Frame 1 (no input): blank canvas, image omitted
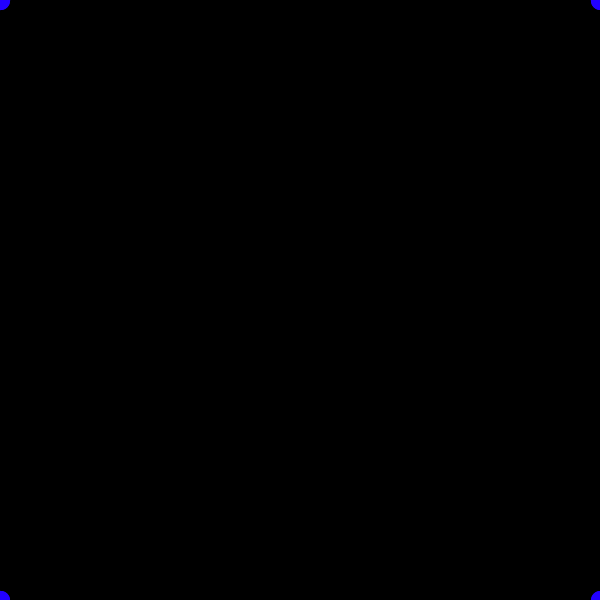
Frame 60 (the mouse pressed at the canvas centre just before this capture)
Frame 120 (the mouse held since frame 60 and released just before this capture): blank canvas, image omitted

The Processing sketch that drew this single still picture (run headless with seeded random() and noise(); from frame 60 on, the mouse is pressed at the canvas centre):

// Processing sketch: processing_134645
// ── processing_134645.pde

float x= 0;
void setup() {
  size(600,600);
  colorMode(HSB);
}
void draw() {
  background(0);
x+=0.01;
stroke(random(0,250),255,255);
strokeWeight(random(30));
  line(mouseX, mouseY,pmouseX, pmouseY);
 line(mouseY, mouseX,pmouseY, pmouseX);
 line(height-mouseY, width-mouseX,height-pmouseY, width-pmouseX);
  line(width-mouseX,height-mouseY,width-pmouseX,height-pmouseY);
  line(height-mouseY, mouseX,height-pmouseY, pmouseX);
  line(mouseX,height-mouseY,pmouseX,height-pmouseY);
  line(mouseY, width-mouseX,pmouseY, width-pmouseX);
  line(width-mouseX,mouseY,width-pmouseX,pmouseY);
}
